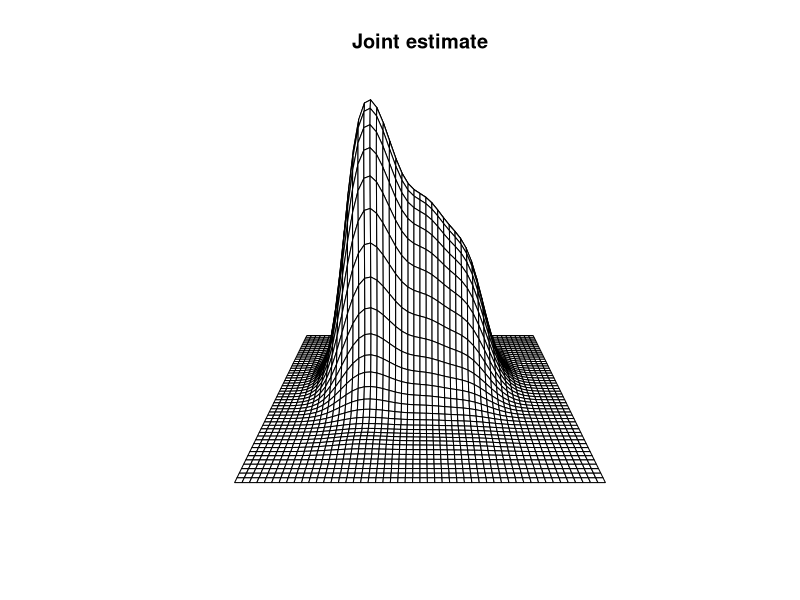
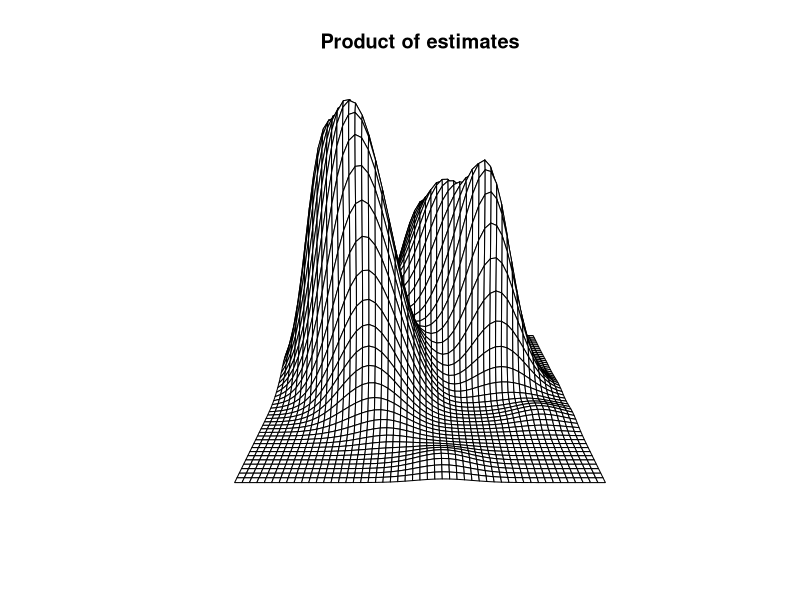

These figures' R source, in order:

# clear variables and close windows
rm(list = ls(all = TRUE))
graphics.off()

# install and load packages
libraries = c("KernSmooth", "graphics")
lapply(libraries, function(x) if (!(x %in% installed.packages())) {
install.packages(x)
})
lapply(libraries, library, quietly = TRUE, character.only = TRUE)

# load data
xx = read.table("bank2.dat")

# Compute a kernel density estimates
dj = bkde2D(xx[, 4:5], bandwidth = 1.06 * c(sd(xx[, 4]), sd(xx[, 5])) * 200^(-1/5))
d1 = bkde(xx[, 4], gridsize = 51)
d2 = bkde(xx[, 5], gridsize = 51)
dp = (d1$y) %*% t(d2$y)

# plot
persp(d1$x, d2$x, dp, box = FALSE, main = "Joint estimate")
persp(dj$x1, dj$x2, dj$fhat, box = FALSE, main = "Product of estimates")
